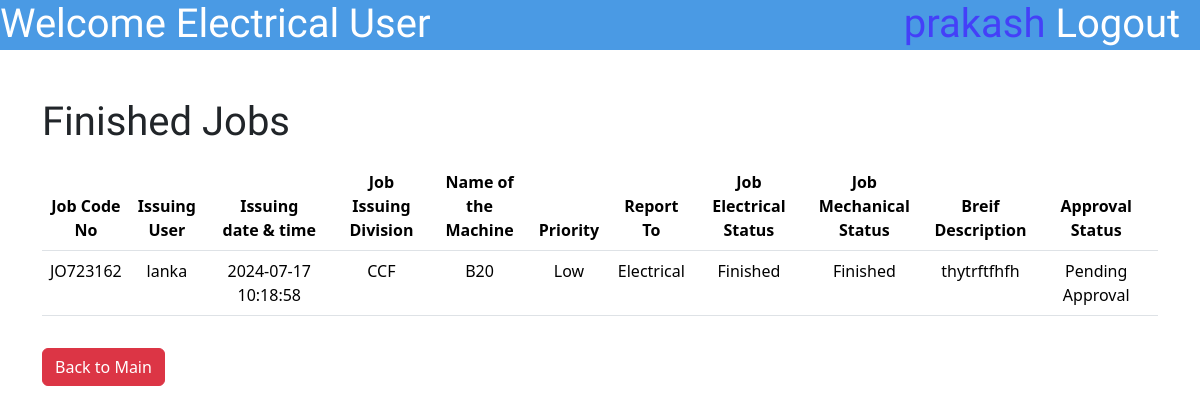
The page /EMUser/FinishedJobsEMUser.php (signed in) on the database as committed earlier.
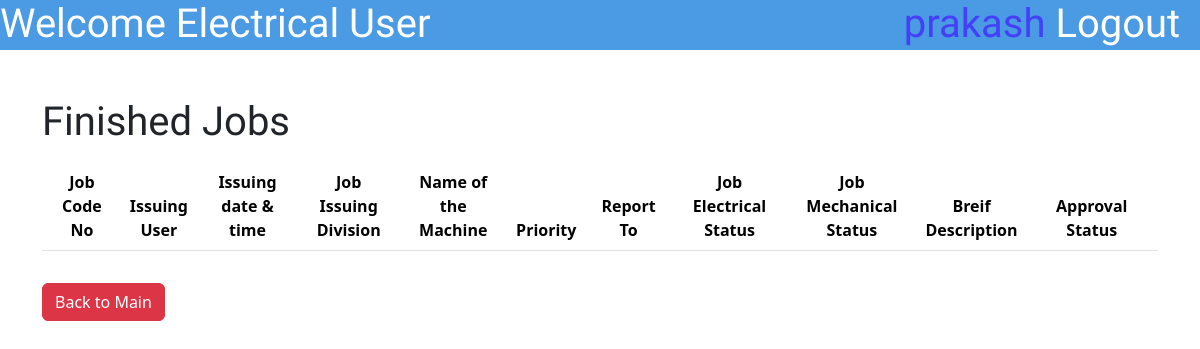
The same page on the database as committed later.
### tables this page shows
CREATE TABLE `jobdatasheet` (
  `id` int(10) NOT NULL,
  `JobCodeNo` varchar(100) NOT NULL,
  `JobPostingDateTime` varchar(50) NOT NULL,
  `JobPostingDev` enum('ACF','CCF','DR','Flexible','Aluminium Rodmill','Ceylon Copper','Drum Yard','Carpentry','Bail Room') NOT NULL,
  `MachineName` varchar(255) NOT NULL,
  `Priority` enum('High','Low','Critical','') NOT NULL,
  `ReportTo` enum('Electrical','Mechanical','Both','') NOT NULL,
  `BDescription` varchar(500) NOT NULL,
  `Username` varchar(50) NOT NULL,
  `JobStatusE` enum('Pending','Started','Finished','Approved','NA') NOT NULL,
  `JobStatusM` enum('Pending','Started','Finished','Approved','NA') NOT NULL,
  `ManPowerInvolved` varchar(1000) DEFAULT NULL,
  `Approval` enum('Pending Approval','Not Approved','Approved','') NOT NULL,
  `FinishedCommentE` varchar(255) DEFAULT NULL,
  `FinishedCommentM` varchar(500) DEFAULT NULL,
  `TransferCommentE` varchar(500) DEFAULT NULL,
  `TransferCommentM` varchar(500) DEFAULT NULL,
  `ApproveComment` varchar(1000) DEFAULT NULL,
  `DisapproveComment` varchar(1000) DEFAULT NULL,
  `DownTime` varchar(500) DEFAULT NULL,
  `TryCount` int(10) DEFAULT NULL
);

### EMUser/FinishedJobsEMUser.php (the view, shortened to what this page needs)
<?php
include '../connect.php';
?>
<!DOCTYPE html>
<html lang="en">
<head>
    <link href="https://cdn.jsdelivr.net/npm/bootstrap@5.3.3/dist/css/bootstrap.min.css" rel="stylesheet"
>
    <link rel="stylesheet" href="\MaintananceJobCard\styles\SubmitJobstyle.css">
</head>
<body>
    <div class="topbar">
        <h1 class="topbar-text">Welcome <?php echo $_SESSION['workplace']?> User</h1>
        <a href="\MaintananceJobCard\logout.php">
            <h1 class="topbar-logout">Logout &nbsp</h1>
        </a>
        <h1 class="topbar-username"><?php echo $_SESSION['username'] ?>&nbsp</h1>
    </div>
    <div class="container mt-5 ">
        <div class="mt-5">
            <h1>Finished Jobs</h1>
            <table class="table table-hover mt-3">
                <thead>
                    <tr>
                        <th scope="col">Job Code <br>No</th>
                        <th scope="col">Issuing<br>User</th>
                        <th scope="col">Issuing <br>date & time</th>
                        <th scope="col">Job Issuing<br> Division</th>
                        <th scope="col">Name of<br> the Machine</th>
                        <th scope="col">Priority</th>
                        <th scope="col">Report To</th>
                        <th scope="col">Job Electrical<br> Status</th>
                        <th scope="col">Job Mechanical<br> Status</th>
                        <th scope="col">Breif <br>Description</th>
                        <th scope="col">Approval Status </th>
                    </tr>
                </thead>
                <tbody>
                    <?php
                    $workplace=$_SESSION['workplace'];
            if($workplace=='Electrical'){
                $sql = "Select * from `jobdatasheet` where  JobStatusE='Finished' and (ReportTo='$workplace' or ReportTo='Both') and Approval='Pending Approval'";
            }else{
                $sql = "Select * from `jobdatasheet` where  JobStatusM='Finished' and (ReportTo='$workplace' or ReportTo='Both') and Approval='Pending Approval'";
            }
                    $result = mysqli_query($con, $sql);
                    while ($row = mysqli_fetch_assoc($result)) {
                        $JobCodeNo = $row['JobCodeNo'];
                        $username = $row['Username'];
                        $JobIssuingDateTime = $row['JobPostingDateTime'];
                        $JobIssuingDivision = $row['JobPostingDev'];
                        $MachineName = $row['MachineName'];
                        $priority = $row['Priority'];
                        $ReportTo = $row['ReportTo'];
                        $JobStatusE= $row['JobStatusE'];
                        $BriefDescription = $row['BDescription'];
                        $JobStatusM=$row['JobStatusM'];
                        $Approval=$row['Approval'];
                        echo
                            "
     <tr>
        <td>$JobCodeNo</td>
        <td>$username</td>
        <td>$JobIssuingDateTime</td>
        <td>$JobIssuingDivision</td>
        <td>$MachineName</td>
        <td>$priority</td>
        <td>$ReportTo</td>
        <td>$JobStatusE</td>
        <td>$JobStatusM</td>
        <td style='white-space: nowrap; text-overflow:ellipsis; overflow: hidden; max-width:1px;'>$BriefDescription</td>
         <td>$Approval</td>
      </tr>
      ";
                    } ?>
                </tbody>
            </table>
            <button type="back" class="btn btn-danger mt-3" name="back"><a
                    href="\MaintananceJobCard\PUser\indexPUser.php" style="text-decoration:none;color:white">Back to
                    Main</a></button>
        </div>
    </div>
</body>
</body>

Rows that differ between the two databases and show on the page:
removed jobdatasheet: JobCodeNo "JO723162", Username "lanka", JobPostingDateTime "2024-07-17 10:18:58", JobPostingDev "CCF", MachineName "B20", Priority "Low", ReportTo "Electrical", JobStatusE "Finished", JobStatusM "Finished", BDescription "thytrftfhfh", Approval "Pending Approval"
